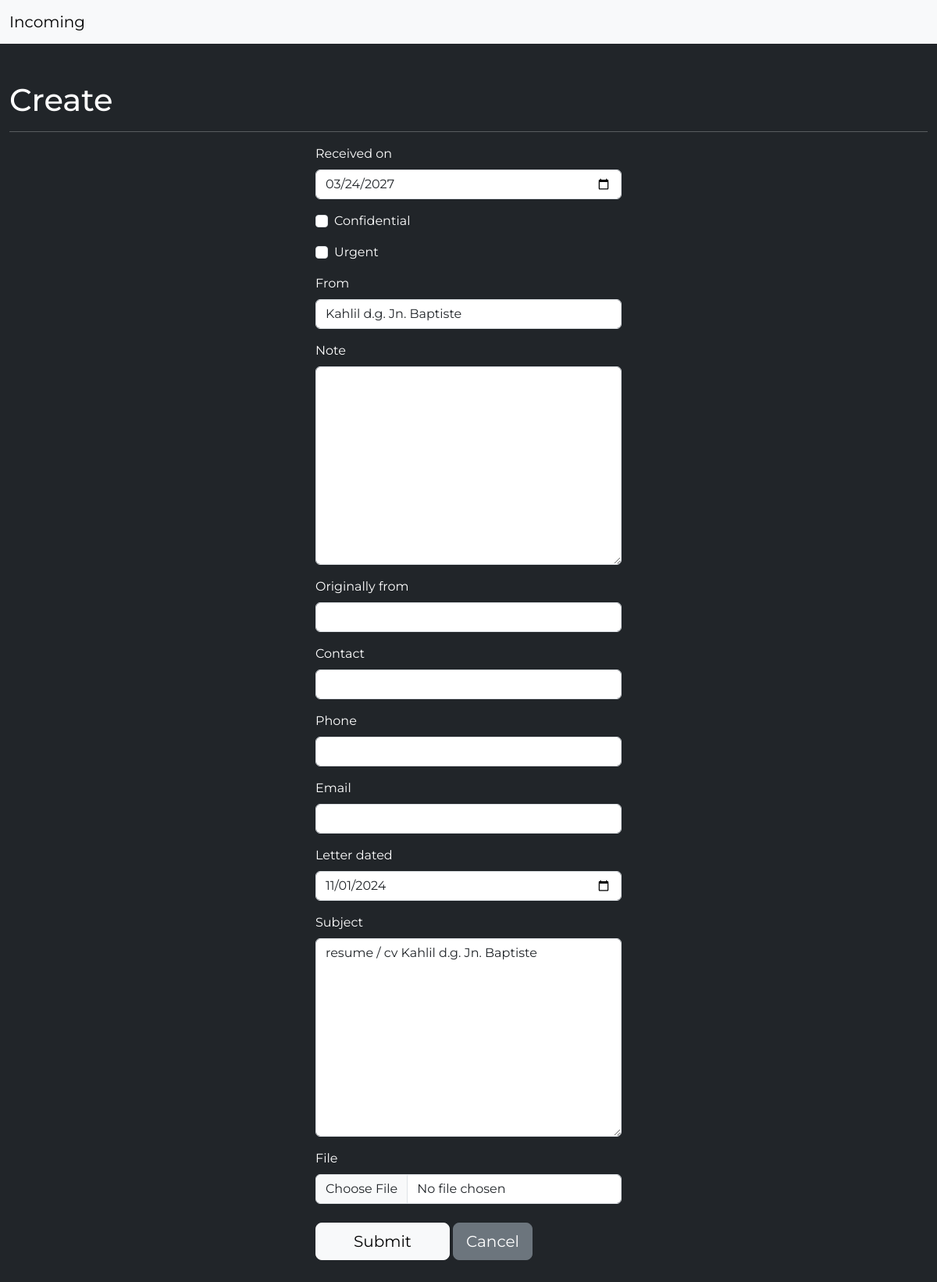
The app's page /update/k3obixkxls/ with its own data.
### incomings/models.py (models this page shows, shortened)
class Incoming(models.Model):
    ref = models.CharField(
        max_length=10, unique=True, default=get_random_string(length=10)
    )
    slug = models.SlugField(max_length=10, unique=True, blank=True, null=True)
    created_at = models.DateTimeField(auto_now_add=True)
    received_on = models.DateField(blank=True, null=True)
    conf = models.BooleanField('confidential',default=False)
    urgent = models.BooleanField(default=False)
    received_from = models.CharField("from", max_length=100, blank=True, null=True)
    note = models.TextField(blank=True, null=True)
    originally_from = models.CharField(max_length=100, blank=True, null=True)
    contact = models.CharField(max_length=100, blank=True, null=True)
    phone = models.CharField(max_length=100, blank=True, null=True)
    email = models.EmailField(blank=True, null=True)
    letter_dated = models.DateField(blank=True, null=True,  default=timezone.now)
    subject = models.TextField(blank=True, null=True)
    file = models.FileField(upload_to="incoming_files/", blank=True, null=True)
    class Meta:
        ordering = ["-received_on"]

### incomings/views.py (the view)
# urls.py: path("update/<slug:slug>/", views.IncomingUpdateView.as_view(), name="update"),
class IncomingUpdateView(UpdateView):
    model = models.Incoming
    form_class = forms.IncomingForm

### incomings/forms.py
class IncomingForm(forms.ModelForm):
    class Meta:
        model = models.Incoming
        fields = "__all__"
        exclude = ["slug", "ref"]
        widgets = {
            "received_on": forms.DateInput(attrs={"type": "date"}),
            "letter_dated": forms.DateInput(attrs={"type": "date"}),
        }

### templates/incomings/incoming_form.html (shortened to what this page needs)
{% extends 'base.html' %}
{% load crispy_forms_tags %}
{% block content %}
<h1>Create</h1>
<hr>
<form class="col-lg-4 mx-auto"
    action=""
    method="post"
    enctype="multipart/form-data">
    {{ form|crispy }}
    <div class="gap-2 pt-2">
        <button class="btn btn-lg btn-light px-5"
            type="submit">Submit</button>
        <a class="btn btn-lg btn-secondary"
            href="">Cancel</a>
    </div>
</form>
{% endblock content %}

### templates/base.html (style rules this page uses)
html, body { font-family: "Montserrat", serif; font-optical-sizing: auto; font-style: normal; }

### records on screen
Incoming: received_on "03/24/2027", received_from "Kahlil d.g. Jn. Baptiste", letter_dated "11/01/2024", subject "resume / cv Kahlil d.g. Jn. Baptiste"
